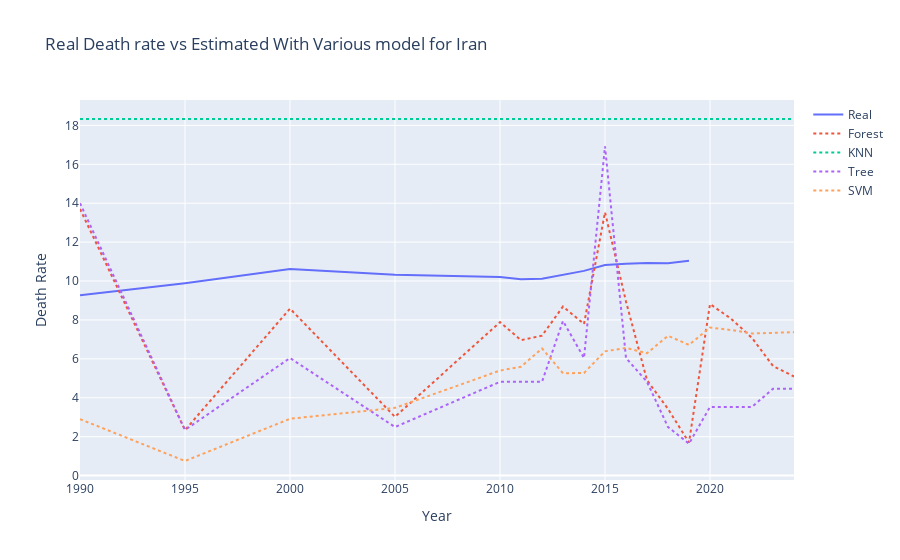

The code cell stored with this chart in its notebook:
### Code cell
fig = go.Figure()
fig.add_trace(
    go.Scatter(
        x=iran_real_df.Year,
        y=iran_real_df.Real,
        mode="lines",
        name='Real',
    ))

for col in iran_test_df.columns[1:]:
    fig.add_trace(
        go.Scatter(
            x=iran_test_df.Year,
            y=iran_test_df[col],
            mode="lines",
            name=col,
            line=dict(width=2, dash="dot"),
        )
    )

fig.update_layout(
    title="Real Death rate vs Estimated With Various model for Iran",
    xaxis_title= "Year",
    yaxis_title="Death Rate"
)
fig["layout"]["hovermode"] = "x"
fig.write_html("predict-model-predict.html")
fig.show()

### Figure 1 — Plotly figure (JSON) as saved in the notebook; plotly's stock layout.template omitted (floating-point values rounded to 4 significant figures)
{"data": [{"mode": "lines", "name": "Real", "type": "scatter", "x": [1990, 1995, 2000, 2005, 2010, 2011, 2012, 2013, 2014, 2015, 2016, 2017, 2018, 2019], "y": [9.273, 9.887, 10.61, 10.32, 10.2, 10.09, 10.12, 10.32, 10.52, 10.82, 10.89, 10.92, 10.91, 11.04]}, {"line": {"dash": "dot", "width": 2}, "mode": "lines", "name": "Forest", "type": "scatter", "x": [1990, 1995, 2000, 2005, 2010, 2011, 2012, 2013, 2014, 2015, 2016, 2017, 2018, 2019, 2020, 2021, 2022, 2023, 2024], "y": [13.7, 2.341, 8.583, 3.019, 7.891, 6.963, 7.191, 8.69, 7.792, 13.53, 8.947, 4.903, 3.428, 1.7, 8.817, 8.068, 7.077, 5.633, 5.094]}, {"line": {"dash": "dot", "width": 2}, "mode": "lines", "name": "KNN", "type": "scatter", "x": [1990, 1995, 2000, 2005, 2010, 2011, 2012, 2013, 2014, 2015, 2016, 2017, 2018, 2019, 2020, 2021, 2022, 2023, 2024], "y": [18.33, 18.33, 18.33, 18.33, 18.33, 18.33, 18.33, 18.33, 18.33, 18.33, 18.33, 18.33, 18.33, 18.33, 18.33, 18.33, 18.33, 18.33, 18.33]}, {"line": {"dash": "dot", "width": 2}, "mode": "lines", "name": "Tree", "type": "scatter", "x": [1990, 1995, 2000, 2005, 2010, 2011, 2012, 2013, 2014, 2015, 2016, 2017, 2018, 2019, 2020, 2021, 2022, 2023, 2024], "y": [14.0, 2.348, 6.042, 2.497, 4.819, 4.819, 4.819, 7.949, 6.042, 16.92, 6.042, 4.819, 2.497, 1.642, 3.532, 3.532, 3.532, 4.465, 4.465]}, {"line": {"dash": "dot", "width": 2}, "mode": "lines", "name": "SVM", "type": "scatter", "x": [1990, 1995, 2000, 2005, 2010, 2011, 2012, 2013, 2014, 2015, 2016, 2017, 2018, 2019, 2020, 2021, 2022, 2023, 2024], "y": [2.903, 0.7509, 2.921, 3.482, 5.399, 5.593, 6.537, 5.259, 5.275, 6.387, 6.566, 6.289, 7.188, 6.716, 7.612, 7.485, 7.304, 7.337, 7.371]}], "layout": {"hovermode": "x", "title": {"text": "Real Death rate vs Estimated With Various model for Iran"}, "xaxis": {"title": {"text": "Year"}}, "yaxis": {"title": {"text": "Death Rate"}}}}
